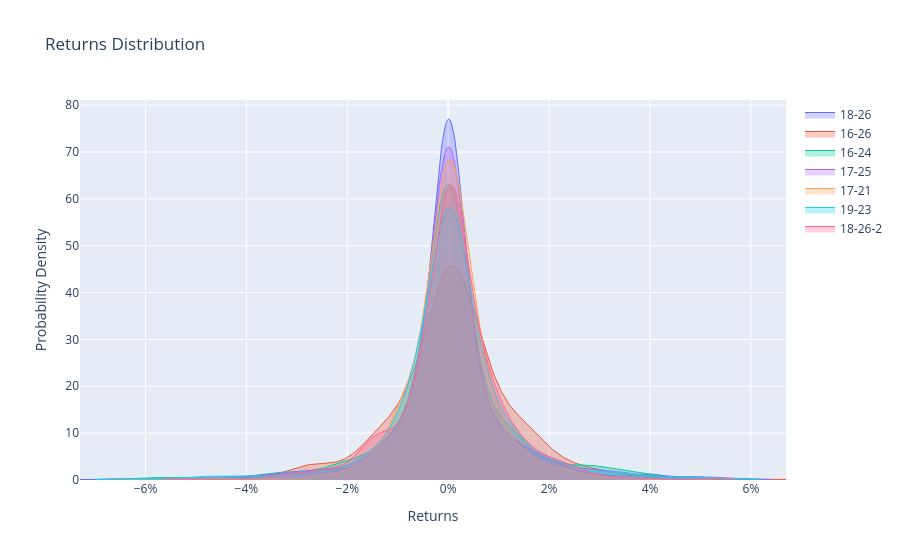

Write notebook code for a chart like this one.
### Code cell
pop.plot_returns_distribution()

### Figure 1 — Plotly figure (JSON) as saved in the notebook; plotly's stock layout.template omitted (floating-point values rounded to 4 significant figures; data arrays with more than 128 entries replaced by an {"elided": "..."} marker saying what was removed)
{"data": [{"fill": "tozeroy", "fillcolor": "rgba(99,110,250,0.3)", "line": {"color": "#636EFA", "dash": "solid", "width": 1}, "mode": "lines", "name": "18-26", "opacity": 1, "type": "scatter", "visible": true, "x": {"elided": "500 float values"}, "y": {"elided": "500 float values"}}, {"fill": "tozeroy", "fillcolor": "rgba(239,85,59,0.3)", "line": {"color": "#EF553B", "dash": "solid", "width": 1}, "mode": "lines", "name": "16-26", "opacity": 1, "type": "scatter", "visible": true, "x": {"elided": "500 float values"}, "y": {"elided": "500 float values"}}, {"fill": "tozeroy", "fillcolor": "rgba(0,204,150,0.3)", "line": {"color": "#00CC96", "dash": "solid", "width": 1}, "mode": "lines", "name": "16-24", "opacity": 1, "type": "scatter", "visible": true, "x": {"elided": "500 float values"}, "y": {"elided": "500 float values"}}, {"fill": "tozeroy", "fillcolor": "rgba(171,99,250,0.3)", "line": {"color": "#AB63FA", "dash": "solid", "width": 1}, "mode": "lines", "name": "17-25", "opacity": 1, "type": "scatter", "visible": true, "x": {"elided": "500 float values"}, "y": {"elided": "500 float values"}}, {"fill": "tozeroy", "fillcolor": "rgba(255,161,90,0.3)", "line": {"color": "#FFA15A", "dash": "solid", "width": 1}, "mode": "lines", "name": "17-21", "opacity": 1, "type": "scatter", "visible": true, "x": {"elided": "500 float values"}, "y": {"elided": "500 float values"}}, {"fill": "tozeroy", "fillcolor": "rgba(25,211,243,0.3)", "line": {"color": "#19D3F3", "dash": "solid", "width": 1}, "mode": "lines", "name": "19-23", "opacity": 1, "type": "scatter", "visible": true, "x": {"elided": "500 float values"}, "y": {"elided": "500 float values"}}, {"fill": "tozeroy", "fillcolor": "rgba(255,102,146,0.3)", "line": {"color": "#FF6692", "dash": "solid", "width": 1}, "mode": "lines", "name": "18-26-2", "opacity": 1, "type": "scatter", "visible": true, "x": {"elided": "500 float values"}, "y": {"elided": "500 float values"}}], "layout": {"title": {"text": "Returns Distribution"}, "xaxis": {"tickformat": ".0%", "title": {"text": "Returns"}}, "yaxis": {"title": {"text": "Probability Density"}}}}
